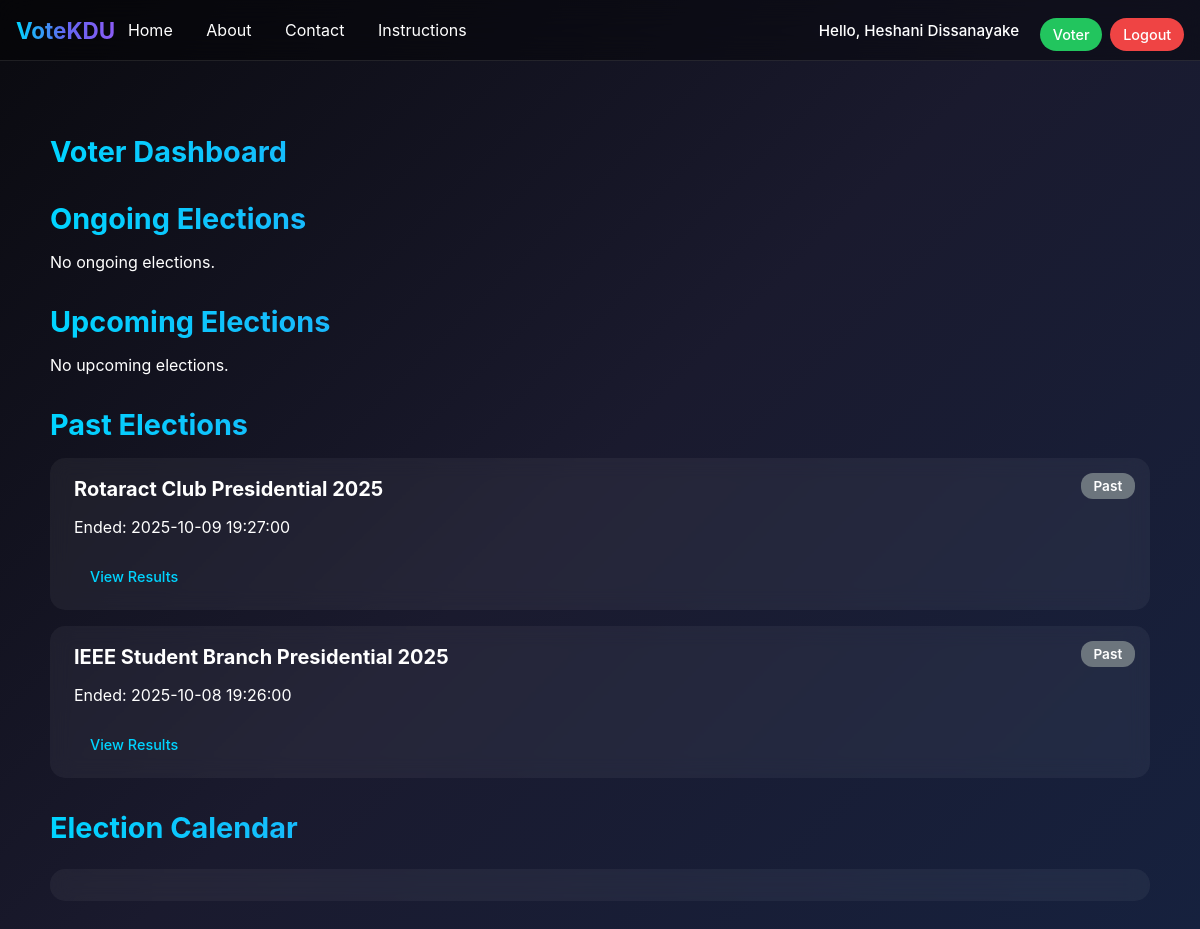
The app's page /voter/dashboard.php (signed in) with its own data.
### tables this page shows
CREATE TABLE `elections` (
  `id` int(11) NOT NULL,
  `title` varchar(255) NOT NULL,
  `description` text DEFAULT NULL,
  `start_datetime` datetime NOT NULL,
  `end_datetime` datetime NOT NULL,
  `is_active` tinyint(1) DEFAULT 0,
  `created_by` int(11) NOT NULL,
  `created_at` timestamp NOT NULL DEFAULT current_timestamp()
);

### helpers.php (called while the page is built, shortened)
<?php
function e($s) {
    return htmlspecialchars($s, ENT_QUOTES | ENT_HTML5, 'UTF-8');
}

### voter/dashboard.php (the view, shortened to what this page needs)
<?php
require_once __DIR__ . '/../init.php';
$now = date('Y-m-d H:i:s');
$stmt = $pdo->prepare("SELECT * FROM elections ORDER BY start_datetime DESC");
$stmt->execute();
$all = $stmt->fetchAll();
$ongoing = $upcoming = $past = [];
foreach ($all as $e) {
    if ($now < $e['start_datetime']) {
        $upcoming[] = $e;
    } elseif ($now >= $e['start_datetime'] && $now <= $e['end_datetime'] && $e['is_active']) {
        $ongoing[] = $e;
    } else {
        $past[] = $e;
    }
}
?>
<!doctype html>
<html lang="en">
<head>
  <link href="https://cdn.jsdelivr.net/npm/fullcalendar@6.1.8/main.min.css" rel="stylesheet">
</head>
<body>
<div id="tsparticles"></div>
<?php include __DIR__ . '/../_nav.php'; ?>
<div class="dashboard-container">
  <h1 class="section-title">Voter Dashboard</h1>
  <h3 class="section-title">Ongoing Elections</h3>
  <?php if ($ongoing): foreach ($ongoing as $e): ?>
    <div class="card">
      <span class="status-tag status-ongoing">Ongoing</span>
      <h5><?= e($e['title']) ?></h5>
      <p><?= e($e['description']) ?></p>
      <a class="btn btn-primary" href="/club_voting/voter/election.php?id=<?= e($e['id']) ?>">Vote / View</a>
    </div>
  <?php endforeach; else: ?>
    <p>No ongoing elections.</p>
  <?php endif; ?>
  <h3 class="section-title">Upcoming Elections</h3>
  <?php if ($upcoming): foreach ($upcoming as $e): ?>
    <div class="card">
      <span class="status-tag status-upcoming">Upcoming</span>
      <h5><?= e($e['title']) ?></h5>
      <p>Starts: <?= e($e['start_datetime']) ?></p>
    </div>
  <?php endforeach; else: ?>
    <p>No upcoming elections.</p>
  <?php endif; ?>
  <h3 class="section-title">Past Elections</h3>
  <?php if ($past): foreach ($past as $e): ?>
    <div class="card">
      <span class="status-tag status-past">Past</span>
      <h5><?= e($e['title']) ?></h5>
      <p>Ended: <?= e($e['end_datetime']) ?></p>
      <a class="btn btn-outline" href="/club_voting/voter/election.php?id=<?= e($e['id']) ?>">View Results</a>
    </div>
  <?php endforeach; else: ?>
    <p>No past elections.</p>
  <?php endif; ?>
  <h3 class="section-title">Election Calendar</h3>
  <div id="calendar"></div>
</div>
</body>
</html>

### voter/dashboard.php (style rules this page uses)
body { font-family:'Inter',sans-serif; margin:0; min-height:100vh; color:#fff; background:linear-gradient(135deg,#0a0a0f 0%,#1a1a2e 50%,#16213e 100%); overflow-x:hidden; position:relative; }
#tsparticles { position: fixed; top:0; left:0; width:100%; height:100%; z-index:0; }
.dashboard-container { max-width:1100px; margin:auto; padding:2rem 1rem; position:relative; z-index:1; }
.section-title { font-size:1.8rem; font-weight:700; margin:2rem 0 1rem; background:linear-gradient(90deg,#00d4ff,#6366f1); -webkit-background-clip:text; -webkit-text-fill-color:transparent; }
.card { background:rgba(255,255,255,0.05); border-radius:15px; padding:1.2rem 1.5rem; margin-bottom:1rem; transition:all 0.3s ease; backdrop-filter:blur(10px); position:relative; }
.card h5 { margin:0 0 0.5rem 0; font-size:1.25rem; }
.btn { display:inline-block; padding:0.6rem 1.3rem; border-radius:10px; text-decoration:none; font-weight:600; margin-top:0.5rem; transition:all 0.3s ease; cursor:pointer; }
.btn-outline { border:2px solid #00d4ff; color:#00d4ff; background:transparent; }
.status-tag { position:absolute; top:15px; right:15px; padding:0.3rem 0.8rem; border-radius:12px; font-size:0.85rem; font-weight:600; color:#fff; transition:all 0.3s ease; }
.status-past { background:#6c757d; }
#calendar { background:rgba(255,255,255,0.05); border-radius:15px; padding:1rem; margin-top:1.5rem; backdrop-filter:blur(10px); }

### _nav.php (style rules this page uses)
body { padding-top: 70px; }
.btn { display: inline-block; padding: 0.4rem 1rem; border-radius: 20px; font-weight: 500; text-decoration:none; transition: all 0.3s ease; border: none; cursor: pointer; font-size: 0.9rem; white-space: nowrap; }

### records on screen
elections: title "Rotaract Club Presidential 2025", end_datetime "2025-10-09 19:27:00"
elections: title "IEEE Student Branch Presidential 2025", end_datetime "2025-10-08 19:26:00"

### other values on screen
$u['name'] "Heshani Dissanayake"
